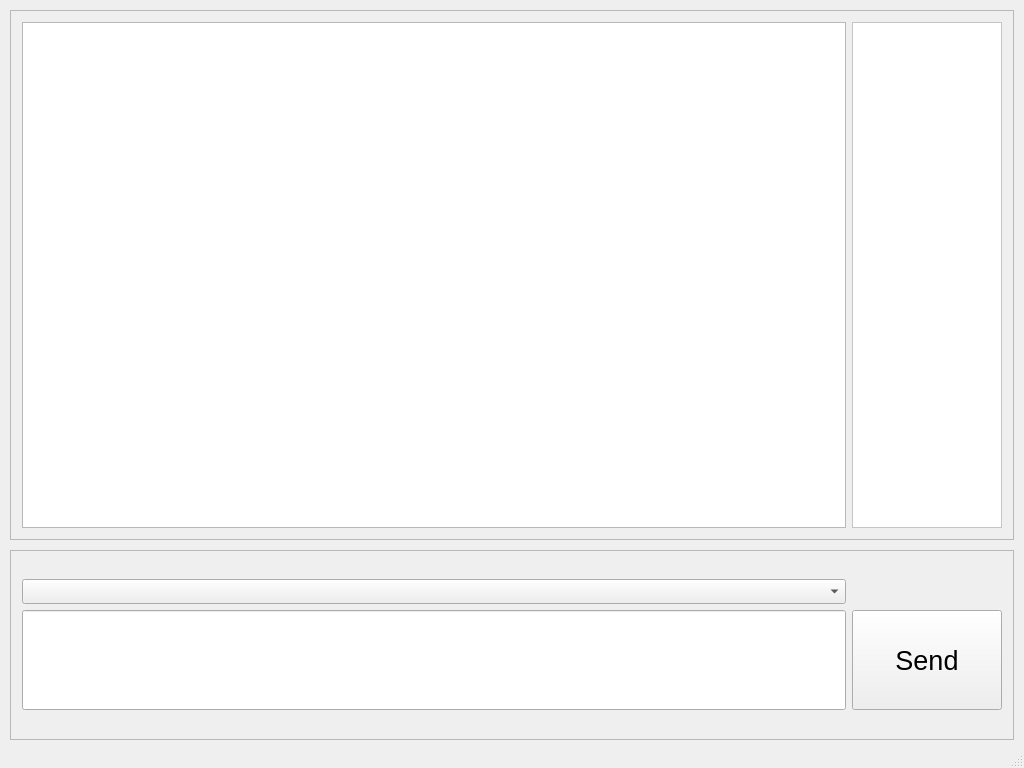
<?xml version="1.0" encoding="UTF-8"?>
<ui version="4.0">
 <class>MainWindow</class>
 <widget class="QMainWindow" name="MainWindow">
  <property name="geometry">
   <rect>
    <x>0</x>
    <y>0</y>
    <width>1024</width>
    <height>768</height>
   </rect>
  </property>
  <property name="windowTitle">
   <string>MainWindow</string>
  </property>
  <widget class="QWidget" name="centralWidget">
   <widget class="QFrame" name="frame">
    <property name="geometry">
     <rect>
      <x>10</x>
      <y>10</y>
      <width>1004</width>
      <height>530</height>
     </rect>
    </property>
    <property name="frameShape">
     <enum>QFrame::StyledPanel</enum>
    </property>
    <property name="frameShadow">
     <enum>QFrame::Raised</enum>
    </property>
    <layout class="QGridLayout" name="gridLayout_2">
     <item row="0" column="0">
      <widget class="QTextBrowser" name="textBrowser"/>
     </item>
     <item row="0" column="1">
      <widget class="QLabel" name="label">
       <property name="minimumSize">
        <size>
         <width>150</width>
         <height>0</height>
        </size>
       </property>
       <property name="maximumSize">
        <size>
         <width>16777215</width>
         <height>510</height>
        </size>
       </property>
       <property name="styleSheet">
        <string notr="true">background-color: rgb(255, 255, 255);</string>
       </property>
       <property name="frameShape">
        <enum>QFrame::StyledPanel</enum>
       </property>
       <property name="text">
        <string/>
       </property>
      </widget>
     </item>
    </layout>
   </widget>
   <widget class="QFrame" name="frame_2">
    <property name="geometry">
     <rect>
      <x>10</x>
      <y>550</y>
      <width>1004</width>
      <height>190</height>
     </rect>
    </property>
    <property name="frameShape">
     <enum>QFrame::StyledPanel</enum>
    </property>
    <property name="frameShadow">
     <enum>QFrame::Raised</enum>
    </property>
    <layout class="QVBoxLayout" name="verticalLayout">
     <item>
      <layout class="QGridLayout" name="gridLayout">
       <item row="1" column="1">
        <widget class="QPushButton" name="sendButton">
         <property name="minimumSize">
          <size>
           <width>150</width>
           <height>100</height>
          </size>
         </property>
         <property name="font">
          <font>
           <pointsize>20</pointsize>
          </font>
         </property>
         <property name="text">
          <string>Send</string>
         </property>
        </widget>
       </item>
       <item row="1" column="0">
        <widget class="QLineEdit" name="lineEdit">
         <property name="minimumSize">
          <size>
           <width>0</width>
           <height>100</height>
          </size>
         </property>
        </widget>
       </item>
       <item row="0" column="0">
        <widget class="QComboBox" name="comboBox">
         <property name="minimumSize">
          <size>
           <width>0</width>
           <height>25</height>
          </size>
         </property>
        </widget>
       </item>
      </layout>
     </item>
    </layout>
   </widget>
  </widget>
  <widget class="QStatusBar" name="statusBar"/>
 </widget>
 <layoutdefault spacing="6" margin="11"/>
 <resources/>
 <connections/>
</ui>
